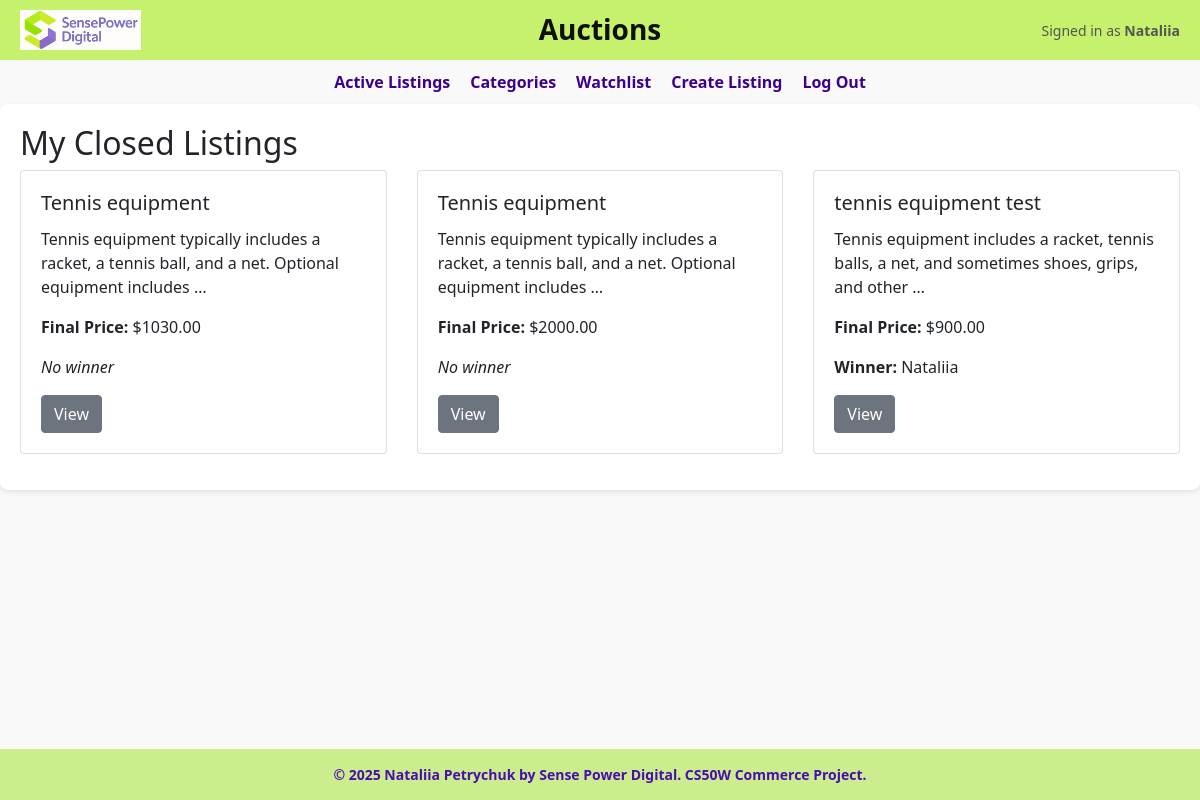
Page /my-closed/ (signed in) on the committed database.
### auctions/models.py (models this page shows, shortened)
class User(AbstractUser):
    watchlist = models.ManyToManyField('Listing', blank=True, related_name="watched_by")

class Listing(models.Model):
    title = models.CharField(max_length=64)
    description = models.TextField()
    starting_bid = models.DecimalField(max_digits=10, decimal_places=2)
    image_url = models.URLField(blank=True)
    image_file = models.ImageField(
        upload_to="listing_images/",
        blank=True,
        null=True,
        validators=[FileExtensionValidator(["jpg", "jpeg", "png", "gif"])])
    category = models.ForeignKey(Category, on_delete=models.SET_NULL, null=True, blank=True, related_name="listings")
    active = models.BooleanField(default=True)
    owner = models.ForeignKey(User, on_delete=models.CASCADE, related_name="listings")
    created_at = models.DateTimeField(auto_now_add=True)
    winner = models.ForeignKey(User, on_delete=models.SET_NULL, null=True, blank=True, related_name="won_auctions")
    @property
    def current_price(self):
        highest_bid = self.bids.order_by('-amount').first()
        return highest_bid.amount if highest_bid else self.starting_bid

class Bid(models.Model):
    user = models.ForeignKey(User, on_delete=models.CASCADE)
    listing = models.ForeignKey(Listing, on_delete=models.CASCADE, related_name="bids")
    amount = models.DecimalField(max_digits=10, decimal_places=2)
    placed_at = models.DateTimeField(auto_now_add=True)

### auctions/views.py (the view)
# urls.py: path("my-closed/", views.closed_listings, name="closed_listings"),
@login_required
def closed_listings(request):
    listings = Listing.objects.filter(owner=request.user, active=False)
    return render(request, "auctions/closed_listings.html", {
        "listings": listings
    })

### auctions/templates/auctions/closed_listings.html (shortened to what this page needs)
{% extends "auctions/layout.html" %}
{% block body %}
<h2>My Closed Listings</h2>
{% if listings %}
    <div class="row">
        {% for listing in listings %}
            <div class="col-md-4 mb-3">
                <div class="card">
                    <div class="card-body">
                        <h5 class="card-title">{{ listing.title }}</h5>
                        <p class="card-text">{{ listing.description|truncatewords:15 }}</p>
                        <p><strong>Final Price:</strong> ${{ listing.current_price }}</p>
                        {% if listing.winner %}
                            <p><strong>Winner:</strong> {{ listing.winner.username }}</p>
                        {% else %}
                            <p><em>No winner</em></p>
                        {% endif %}
                        <a href="{% url 'listing' listing.id %}" class="btn btn-secondary">View</a>
                    </div>
                </div>
            </div>
        {% endfor %}
    </div>
{% else %}
    <p>You don't have any closed listings yet.</p>
{% endif %}
{% endblock %}

### auctions/templates/auctions/layout.html (shortened to what this page needs)
{% load static %}
<!DOCTYPE html>
<html lang="en">
    <head>
        <link rel="stylesheet" href="https://stackpath.bootstrapcdn.com/bootstrap/4.4.1/css/bootstrap.min.css">
        <link href="https://cdn.jsdelivr.net/npm/bootstrap-icons@1.10.5/font/bootstrap-icons.css" rel="stylesheet">
        <link href="{% static 'auctions/styles.css' %}" rel="stylesheet">
    </head>
    <div class="wrapper">
        <body>
            <header class="header-bar d-flex align-items-center justify-content-between">
                <div class="header-left d-flex align-items-center">
                    <img src="{% static 'auctions/logo_sense.png' %}" class="logo" alt="Logo">
                </div>
                <div class="header-center">
                    <h1 class="site-title mb-0">Auctions</h1>
                </div>
                <div class="header-right">
                    {% if user.is_authenticated %}
                        <p class="welcome-msg mb-0">Signed in as <strong>{{ user.username }}</strong></p>
                    {% endif %}
                </div>
            </header>
            <nav class="nav-bar">
                <a href="{% url 'index' %}">Active Listings</a>
                <a href="{% url 'categories' %}">Categories</a>
                {% if user.is_authenticated %}
                    <a href="{% url 'watchlist' %}">Watchlist</a>
                    <a href="{% url 'create' %}">Create Listing</a>
                {% endif %}
                {% if user.is_authenticated %}
                    <a href="{% url 'logout' %}">Log Out</a>
                {% else %}
                    <a href="{% url 'login' %}">Log In</a>
                {% endif %}
            </nav>
            <main class="container">
                {% block body %}
                {% endblock %}
            </main>
            <footer>
                &copy; 2025 Nataliia Petrychuk by Sense Power Digital. CS50W Commerce Project.
            </footer>
        </body>
    </div>
</html>

### auctions/static/auctions/styles.css (style rules this page uses)
html { height: 100%; margin: 0; padding: 0; }
.wrapper { display: flex; flex-direction: column; min-height: 100vh; }
body { font-family: 'Segoe UI', Tahoma, Geneva, Verdana, sans-serif; background: #f9f9f9; margin: 0; }
.header-bar { background-color: #c5f16c; padding: 10px 20px; display: flex; align-items: center; justify-content: space-between; position: relative; }
.header-left { flex: 1; }
.header-center { position: absolute; left: 50%; transform: translateX(-50%); text-align: center; }
.header-right { flex: 1; text-align: right; }
.logo { height: 40px; }
.site-title { font-size: 28px; font-weight: bold; color: #0f0f0f; margin: 0; }
.welcome-msg { font-size: 14px; color: #555; margin: 0; }
footer { text-align: center; font-size: 14px; font-weight: 700; color: #490db2; padding: 15px 0; background-color: #cced8d; margin-top: 10px; }
.nav-bar { background-color: transparent; display: flex; justify-content: center; gap: 20px; font-weight: bold; margin-top: 10px; }
.nav-bar a { color: #3c008c; text-decoration: none; transition: 0.3s; }
.container { padding: 20px; max-width: 1200px; margin: auto; margin-top: 10px; background: white; box-shadow: 0 2px 5px rgba(0,0,0,0.1); border-radius: 8px; }

### rows in the picture
User: username "Nataliia"
Listing: title "Tennis equipment", description "Tennis equipment typically includes a racket, a tennis ball, and a net. Optional equipment includes …", current_price "1030.00", shows "No winner"
Listing: title "Tennis equipment", description "Tennis equipment typically includes a racket, a tennis ball, and a net. Optional equipment includes …", current_price "2000.00", shows "No winner"
Listing: title "tennis equipment test", description "Tennis equipment includes a racket, tennis balls, a net, and sometimes shoes, grips, and other …", current_price "900.00", winner.username "Nataliia"
